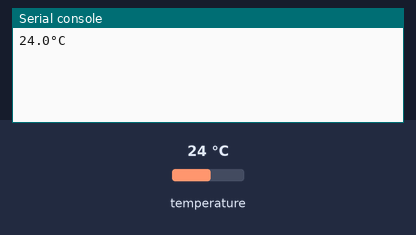
A program run on a simulated Raspberry Pi Pico running MicroPython. Shown: the last lines printed to the serial console. The inputs (shaded band) are chosen by the test bench; at power-on: temperature 24 °C.

Above: at 1.2 s.
1.3 s: temperature set to 12 °C
At 2.5 s:
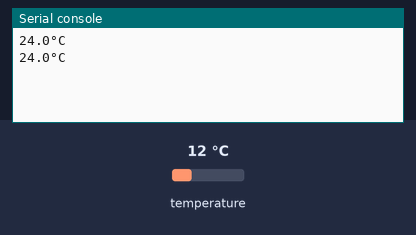
3.0 s: temperature set to 19 °C
At 4.3 s:
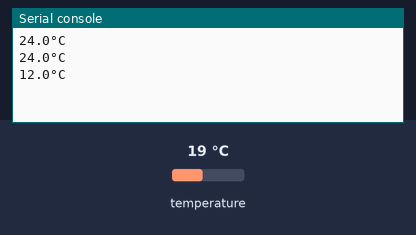
Timing chart, 0 to 6.0 s (numbered marks = the images above; inputs shaded):
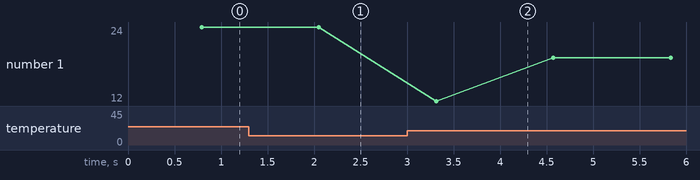

Measured:
- plotted number 1: 24 → 19 after the input at 3.0 s

The program:

Test.py
```python
import time
from DS18B20.Manager import DS18B20Manager

if __name__ == "__main__":
    # remember 4.7kOhm between VCC and data line, its essential
    ds_mngr = DS18B20Manager(13)
    while True:
        print(f"{ds_mngr.Temperature}°C")
        time.sleep_ms(500)
```

Manager.py
```python
import time
from math import nan

from ds18x20 import DS18X20
from machine import Pin
from onewire import OneWire


class DS18B20Manager:
    _sensor: DS18X20
    _devices: list

    def __init__(self, pin: int):
        _pin = Pin(pin, Pin.IN)
        self._sensor = DS18X20(OneWire(_pin))
        self._devices = self._sensor.scan()

    @property
    def Temperature(self) -> float:
        if len(self._devices) > 0:
            self._sensor.convert_temp()
            time.sleep_ms(750)
            return self._sensor.read_temp(self._devices[0])
        else:
            return nan
```
